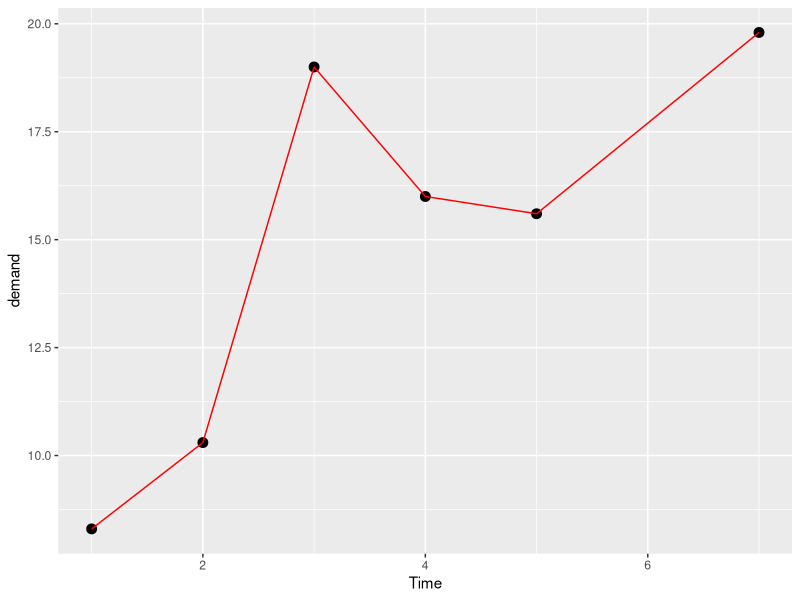
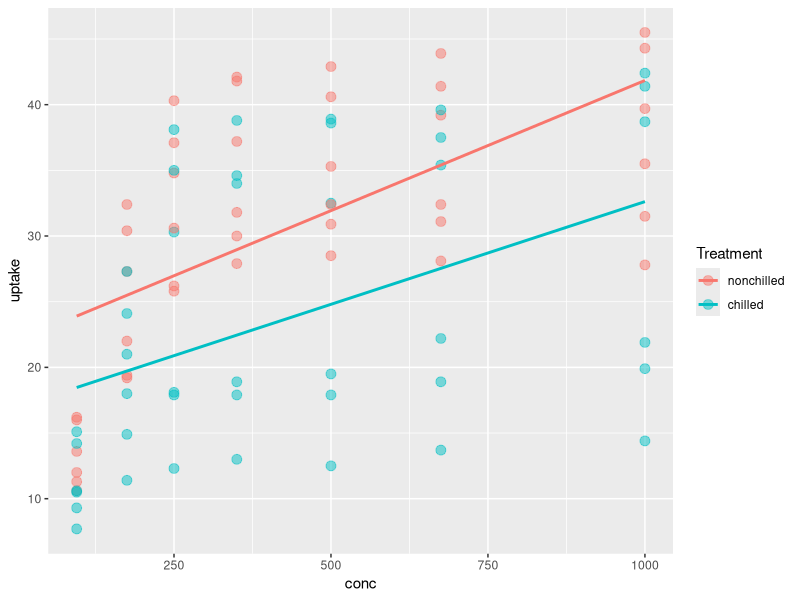

R code for these plots, in order:
library(ggplot2)
library(tidyr)


#  Tests
print("hello world")
y <- c(1, 2, 3)


# Check the data available in R
data()
# ?BOD <-- Run this command in R terminal


# # --- ggplot example 1 (from example datasets) ---
# ggplot(data = BOD, # Dataset.
#         mapping = aes(x = Time, # Mapping the x and y axis. 
#                       y = demand))+
#                       geom_point(size = 5)+ # Displaying geometric points and specifying the size.
#                       geom_line(colour = "red") # Displaying a line and specifying the colour.

# --- ggplot example 2 (from example datasets) ---
ggplot(BOD, aes(Time, demand))+ # ggplot assumes the BOD ref is for the dataframe. It will also assume
# the first aes parameter is x and the second is y.
    geom_point(size = 3)+
    geom_line(color = "red")


View(CO2)


# --- ggplot example 3 -> using tidyverse ---

CO2 %>%
    ggplot(aes(conc, uptake,
                color = Treatment))+
                geom_point(size = 3, alpha = 0.5)+
                geom_smooth(method = lm, se = F)
